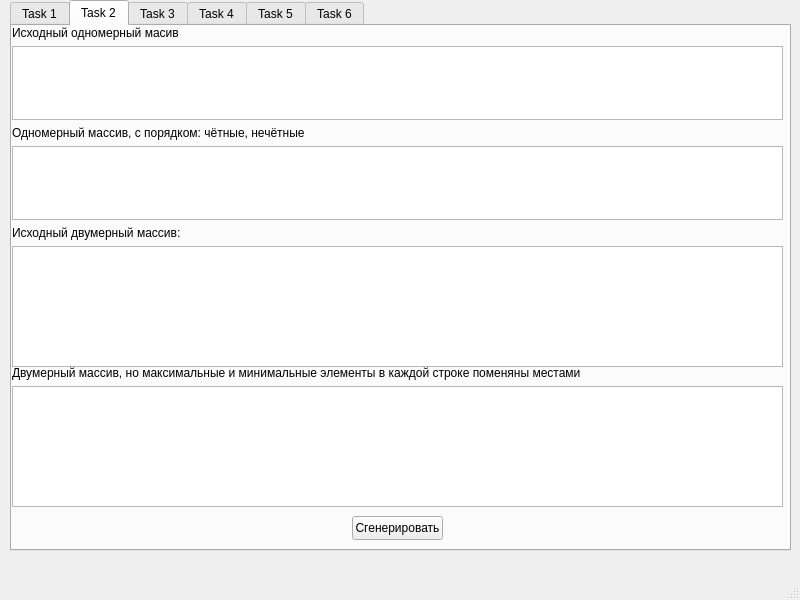
<?xml version="1.0" encoding="UTF-8"?>
<ui version="4.0">
 <class>MainWindow</class>
 <widget class="QMainWindow" name="MainWindow">
  <property name="geometry">
   <rect>
    <x>0</x>
    <y>0</y>
    <width>800</width>
    <height>600</height>
   </rect>
  </property>
  <property name="windowTitle">
   <string>MainWindow</string>
  </property>
  <widget class="QWidget" name="centralwidget">
   <widget class="QTabWidget" name="tabWidget">
    <property name="geometry">
     <rect>
      <x>10</x>
      <y>0</y>
      <width>781</width>
      <height>551</height>
     </rect>
    </property>
    <property name="currentIndex">
     <number>1</number>
    </property>
    <widget class="QWidget" name="Task_1">
     <attribute name="title">
      <string>Task 1</string>
     </attribute>
     <widget class="QWidget" name="verticalLayoutWidget">
      <property name="geometry">
       <rect>
        <x>0</x>
        <y>0</y>
        <width>547</width>
        <height>114</height>
       </rect>
      </property>
      <layout class="QVBoxLayout" name="verticalLayout">
       <item>
        <widget class="QLabel" name="text">
         <property name="text">
          <string>Введите 3 числа. Например: 1, -2.2, 3. На самом деле вводите что угодно: компьютер вас поймёт</string>
         </property>
        </widget>
       </item>
       <item>
        <widget class="QLineEdit" name="numbersEdit"/>
       </item>
       <item>
        <widget class="QLabel" name="maxText">
         <property name="text">
          <string>max</string>
         </property>
        </widget>
       </item>
       <item>
        <widget class="QLabel" name="differenceText">
         <property name="text">
          <string>difference</string>
         </property>
        </widget>
       </item>
       <item>
        <widget class="QLabel" name="resultText">
         <property name="text">
          <string>result</string>
         </property>
        </widget>
       </item>
      </layout>
     </widget>
    </widget>
    <widget class="QWidget" name="Task_2">
     <attribute name="title">
      <string>Task 2</string>
     </attribute>
     <widget class="QWidget" name="verticalLayoutWidget_2">
      <property name="geometry">
       <rect>
        <x>0</x>
        <y>0</y>
        <width>771</width>
        <height>94</height>
       </rect>
      </property>
      <layout class="QVBoxLayout" name="verticalLayout_2">
       <item>
        <widget class="QLabel" name="label">
         <property name="text">
          <string>Исходный одномерный масив</string>
         </property>
        </widget>
       </item>
       <item>
        <widget class="QTableWidget" name="oneDimmensionalArrayPreview"/>
       </item>
      </layout>
     </widget>
     <widget class="QWidget" name="verticalLayoutWidget_3">
      <property name="geometry">
       <rect>
        <x>0</x>
        <y>100</y>
        <width>771</width>
        <height>94</height>
       </rect>
      </property>
      <layout class="QVBoxLayout" name="verticalLayout_3">
       <item>
        <widget class="QLabel" name="label_2">
         <property name="text">
          <string>Одномерный массив, с порядком: чётные, нечётные</string>
         </property>
        </widget>
       </item>
       <item>
        <widget class="QTableWidget" name="evenAndOddNumbersPreview"/>
       </item>
      </layout>
     </widget>
     <widget class="QWidget" name="verticalLayoutWidget_4">
      <property name="geometry">
       <rect>
        <x>0</x>
        <y>200</y>
        <width>771</width>
        <height>141</height>
       </rect>
      </property>
      <layout class="QVBoxLayout" name="verticalLayout_4">
       <item>
        <widget class="QLabel" name="label_3">
         <property name="text">
          <string>Исходный двумерный массив:</string>
         </property>
        </widget>
       </item>
       <item>
        <widget class="QTableWidget" name="twoDimmensionalArrayPreview"/>
       </item>
      </layout>
     </widget>
     <widget class="QWidget" name="verticalLayoutWidget_5">
      <property name="geometry">
       <rect>
        <x>0</x>
        <y>340</y>
        <width>771</width>
        <height>141</height>
       </rect>
      </property>
      <layout class="QVBoxLayout" name="verticalLayout_5">
       <item>
        <widget class="QLabel" name="label_4">
         <property name="text">
          <string>Двумерный массив, но максимальные и минимальные элементы в каждой строке поменяны местами</string>
         </property>
        </widget>
       </item>
       <item>
        <widget class="QTableWidget" name="mainAndMaxNumbersPreview"/>
       </item>
      </layout>
     </widget>
     <widget class="QPushButton" name="generateSelectionArray">
      <property name="geometry">
       <rect>
        <x>340</x>
        <y>490</y>
        <width>91</width>
        <height>24</height>
       </rect>
      </property>
      <property name="text">
       <string>Сгенерировать</string>
      </property>
     </widget>
    </widget>
    <widget class="QWidget" name="Task_3">
     <attribute name="title">
      <string>Task 3</string>
     </attribute>
     <widget class="QWidget" name="verticalLayoutWidget_6">
      <property name="geometry">
       <rect>
        <x>0</x>
        <y>100</y>
        <width>771</width>
        <height>94</height>
       </rect>
      </property>
      <layout class="QVBoxLayout" name="verticalLayout_6">
       <item>
        <widget class="QLabel" name="label_5">
         <property name="text">
          <string>Первый список, но все положительные элементы заменены на минимальный элемент из второго списка</string>
         </property>
        </widget>
       </item>
       <item>
        <widget class="QTableWidget" name="listOneButMinInsteadPositive"/>
       </item>
      </layout>
     </widget>
     <widget class="QPushButton" name="generateSelectionList">
      <property name="geometry">
       <rect>
        <x>340</x>
        <y>490</y>
        <width>91</width>
        <height>24</height>
       </rect>
      </property>
      <property name="text">
       <string>Сгенерировать</string>
      </property>
     </widget>
     <widget class="QWidget" name="verticalLayoutWidget_8">
      <property name="geometry">
       <rect>
        <x>0</x>
        <y>200</y>
        <width>771</width>
        <height>101</height>
       </rect>
      </property>
      <layout class="QVBoxLayout" name="verticalLayout_8">
       <item>
        <widget class="QLabel" name="label_7">
         <property name="text">
          <string>Исходный список</string>
         </property>
        </widget>
       </item>
       <item>
        <widget class="QTableWidget" name="list"/>
       </item>
      </layout>
     </widget>
     <widget class="QWidget" name="verticalLayoutWidget_9">
      <property name="geometry">
       <rect>
        <x>0</x>
        <y>300</y>
        <width>771</width>
        <height>101</height>
       </rect>
      </property>
      <layout class="QVBoxLayout" name="verticalLayout_9">
       <item>
        <widget class="QLabel" name="listName">
         <property name="text">
          <string>Список в котором удалены элементы больше k = </string>
         </property>
        </widget>
       </item>
       <item>
        <widget class="QTableWidget" name="listButSmallerThanKDeleted"/>
       </item>
      </layout>
     </widget>
     <widget class="QWidget" name="horizontalLayoutWidget">
      <property name="geometry">
       <rect>
        <x>0</x>
        <y>0</y>
        <width>771</width>
        <height>96</height>
       </rect>
      </property>
      <layout class="QHBoxLayout" name="horizontalLayout">
       <item>
        <layout class="QVBoxLayout" name="verticalLayout_7">
         <item>
          <widget class="QLabel" name="label_6">
           <property name="text">
            <string>Первый список</string>
           </property>
          </widget>
         </item>
         <item>
          <widget class="QTableWidget" name="listOne"/>
         </item>
        </layout>
       </item>
       <item>
        <layout class="QVBoxLayout" name="verticalLayout_10">
         <item>
          <widget class="QLabel" name="label_9">
           <property name="text">
            <string>Второй список</string>
           </property>
          </widget>
         </item>
         <item>
          <widget class="QTableWidget" name="listTwo"/>
         </item>
        </layout>
       </item>
      </layout>
     </widget>
    </widget>
    <widget class="QWidget" name="Task_4">
     <attribute name="title">
      <string>Task 4</string>
     </attribute>
     <widget class="QWidget" name="verticalLayoutWidget_7">
      <property name="geometry">
       <rect>
        <x>0</x>
        <y>0</y>
        <width>771</width>
        <height>94</height>
       </rect>
      </property>
      <layout class="QVBoxLayout" name="verticalLayout_11">
       <item>
        <widget class="QLabel" name="label_8">
         <property name="text">
          <string>Исходный стек</string>
         </property>
        </widget>
       </item>
       <item>
        <widget class="QTableWidget" name="stack"/>
       </item>
      </layout>
     </widget>
     <widget class="QWidget" name="verticalLayoutWidget_10">
      <property name="geometry">
       <rect>
        <x>0</x>
        <y>100</y>
        <width>771</width>
        <height>94</height>
       </rect>
      </property>
      <layout class="QVBoxLayout" name="verticalLayout_12">
       <item>
        <widget class="QLabel" name="label_10">
         <property name="text">
          <string>Стек, но максимальный и минимальный элемент поменяны местами</string>
         </property>
        </widget>
       </item>
       <item>
        <widget class="QTableWidget" name="stackButMinAndMaxSwapped"/>
       </item>
      </layout>
     </widget>
     <widget class="QWidget" name="verticalLayoutWidget_11">
      <property name="geometry">
       <rect>
        <x>0</x>
        <y>200</y>
        <width>771</width>
        <height>94</height>
       </rect>
      </property>
      <layout class="QVBoxLayout" name="verticalLayout_13">
       <item>
        <widget class="QLabel" name="label_11">
         <property name="text">
          <string>Исходная очередь</string>
         </property>
        </widget>
       </item>
       <item>
        <widget class="QTableWidget" name="queue"/>
       </item>
      </layout>
     </widget>
     <widget class="QWidget" name="verticalLayoutWidget_12">
      <property name="geometry">
       <rect>
        <x>0</x>
        <y>300</y>
        <width>771</width>
        <height>94</height>
       </rect>
      </property>
      <layout class="QVBoxLayout" name="verticalLayout_14">
       <item>
        <widget class="QLabel" name="queueText">
         <property name="text">
          <string>Очередь, но все чётные числа заменены их средним арифметическим k = </string>
         </property>
        </widget>
       </item>
       <item>
        <widget class="QTableWidget" name="queueButEvenReplacedAverage"/>
       </item>
      </layout>
     </widget>
     <widget class="QPushButton" name="generateSelectionStackAndQueue">
      <property name="geometry">
       <rect>
        <x>330</x>
        <y>490</y>
        <width>91</width>
        <height>24</height>
       </rect>
      </property>
      <property name="text">
       <string>Сгенерировать</string>
      </property>
     </widget>
    </widget>
    <widget class="QWidget" name="Task_5">
     <attribute name="title">
      <string>Task 5</string>
     </attribute>
     <widget class="QPushButton" name="generateSelectionOfFishes">
      <property name="geometry">
       <rect>
        <x>339</x>
        <y>490</y>
        <width>101</width>
        <height>24</height>
       </rect>
      </property>
      <property name="text">
       <string>Сгенерировать</string>
      </property>
     </widget>
     <widget class="QWidget" name="verticalLayoutWidget_13">
      <property name="geometry">
       <rect>
        <x>10</x>
        <y>9</y>
        <width>761</width>
        <height>101</height>
       </rect>
      </property>
      <layout class="QVBoxLayout" name="verticalLayout_15">
       <item>
        <widget class="QLabel" name="lakeText">
         <property name="text">
          <string>Виды рыб в озере:</string>
         </property>
        </widget>
       </item>
       <item>
        <widget class="QTextEdit" name="lake"/>
       </item>
      </layout>
     </widget>
     <widget class="QWidget" name="verticalLayoutWidget_14">
      <property name="geometry">
       <rect>
        <x>10</x>
        <y>112</y>
        <width>761</width>
        <height>94</height>
       </rect>
      </property>
      <layout class="QVBoxLayout" name="verticalLayout_16">
       <item>
        <widget class="QLabel" name="proFisherText">
         <property name="text">
          <string>Рыбак-профессионал, спустя час, поймал следующий набор рыб:</string>
         </property>
        </widget>
       </item>
       <item>
        <widget class="QTextEdit" name="proFisher"/>
       </item>
      </layout>
     </widget>
     <widget class="QWidget" name="verticalLayoutWidget_15">
      <property name="geometry">
       <rect>
        <x>10</x>
        <y>184</y>
        <width>761</width>
        <height>94</height>
       </rect>
      </property>
      <layout class="QVBoxLayout" name="verticalLayout_17">
       <item>
        <widget class="QLabel" name="intermediateFisherText">
         <property name="text">
          <string>Рыбак-любитель, спустя час, поймал следующий набор рыб:</string>
         </property>
        </widget>
       </item>
       <item>
        <widget class="QTextEdit" name="intermediateFisher"/>
       </item>
      </layout>
     </widget>
     <widget class="QWidget" name="verticalLayoutWidget_16">
      <property name="geometry">
       <rect>
        <x>10</x>
        <y>249</y>
        <width>761</width>
        <height>94</height>
       </rect>
      </property>
      <layout class="QVBoxLayout" name="verticalLayout_18">
       <item>
        <widget class="QLabel" name="noobyFisherText">
         <property name="text">
          <string>Рыбак-новичок, спустя час, поймал следующий набор рыб:</string>
         </property>
        </widget>
       </item>
       <item>
        <widget class="QTextEdit" name="noobyFisher"/>
       </item>
      </layout>
     </widget>
     <widget class="QWidget" name="verticalLayoutWidget_17">
      <property name="geometry">
       <rect>
        <x>10</x>
        <y>313</y>
        <width>761</width>
        <height>94</height>
       </rect>
      </property>
      <layout class="QVBoxLayout" name="verticalLayout_19">
       <item>
        <widget class="QLabel" name="fishersFishPoolText">
         <property name="text">
          <string>У каждого рыбака, спустя час, есть следующие виды рыб:</string>
         </property>
        </widget>
       </item>
       <item>
        <widget class="QTextEdit" name="fishersFishPool"/>
       </item>
      </layout>
     </widget>
     <widget class="QWidget" name="verticalLayoutWidget_18">
      <property name="geometry">
       <rect>
        <x>10</x>
        <y>377</y>
        <width>761</width>
        <height>101</height>
       </rect>
      </property>
      <layout class="QVBoxLayout" name="verticalLayout_20">
       <item>
        <widget class="QLabel" name="notFishersFishPoolText">
         <property name="text">
          <string>Виды рыб, которые остались в озере, не пойманные рыбаками:</string>
         </property>
        </widget>
       </item>
       <item>
        <widget class="QTextEdit" name="notFishersFishPool"/>
       </item>
      </layout>
     </widget>
    </widget>
    <widget class="QWidget" name="Task_6">
     <attribute name="title">
      <string>Task 6</string>
     </attribute>
     <widget class="QWidget" name="verticalLayoutWidget_19">
      <property name="geometry">
       <rect>
        <x>0</x>
        <y>100</y>
        <width>771</width>
        <height>94</height>
       </rect>
      </property>
      <layout class="QVBoxLayout" name="verticalLayout_21">
       <item>
        <widget class="QLabel" name="label_12">
         <property name="text">
          <string>Содержимое файла G - чётные числа из файла F</string>
         </property>
        </widget>
       </item>
       <item>
        <widget class="QTableWidget" name="fileG"/>
       </item>
      </layout>
     </widget>
     <widget class="QPushButton" name="generateSelectionFile">
      <property name="geometry">
       <rect>
        <x>340</x>
        <y>490</y>
        <width>91</width>
        <height>24</height>
       </rect>
      </property>
      <property name="text">
       <string>Сгенерировать</string>
      </property>
     </widget>
     <widget class="QWidget" name="verticalLayoutWidget_20">
      <property name="geometry">
       <rect>
        <x>0</x>
        <y>0</y>
        <width>771</width>
        <height>94</height>
       </rect>
      </property>
      <layout class="QVBoxLayout" name="verticalLayout_22">
       <item>
        <widget class="QLabel" name="label_13">
         <property name="text">
          <string>Содержимое файла F</string>
         </property>
        </widget>
       </item>
       <item>
        <widget class="QTableWidget" name="fileF"/>
       </item>
      </layout>
     </widget>
     <widget class="QWidget" name="verticalLayoutWidget_21">
      <property name="geometry">
       <rect>
        <x>0</x>
        <y>201</y>
        <width>771</width>
        <height>94</height>
       </rect>
      </property>
      <layout class="QVBoxLayout" name="verticalLayout_23">
       <item>
        <widget class="QLabel" name="label_14">
         <property name="text">
          <string>Содержимое файла H - нечётные числа из файла F</string>
         </property>
        </widget>
       </item>
       <item>
        <widget class="QTableWidget" name="fileH"/>
       </item>
      </layout>
     </widget>
    </widget>
   </widget>
  </widget>
  <widget class="QMenuBar" name="menubar">
   <property name="geometry">
    <rect>
     <x>0</x>
     <y>0</y>
     <width>800</width>
     <height>21</height>
    </rect>
   </property>
  </widget>
  <widget class="QStatusBar" name="statusbar"/>
 </widget>
 <resources/>
 <connections/>
</ui>
